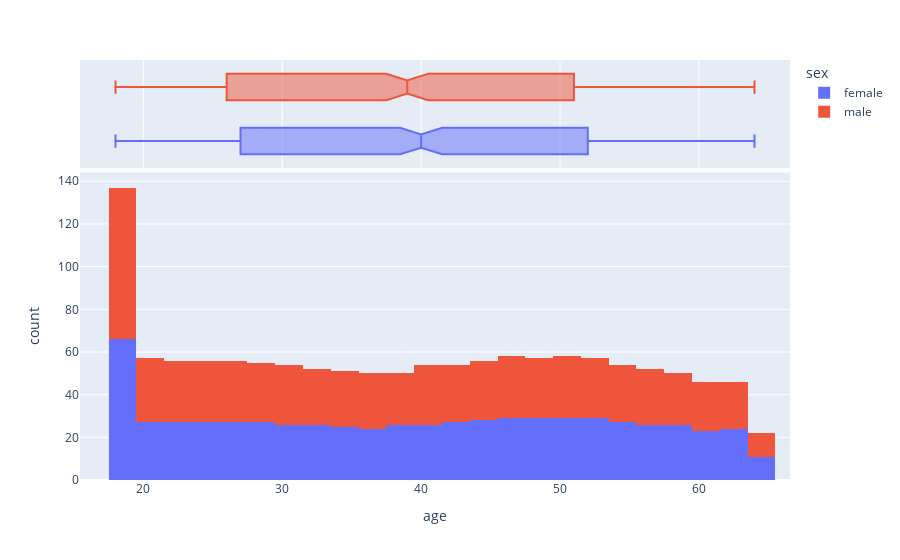

Notebook code for this chart:
### Markdown cell above
#  DATA  VISUALIZATION

### Code cell
fig = px.histogram(df,x = 'age' , nbins=40 ,color='sex' , marginal='box')

fig.show()

### Figure 1 — Plotly figure (JSON) as saved in the notebook; plotly's stock layout.template omitted (floating-point values rounded to 4 significant figures; data arrays with more than 128 entries replaced by an {"elided": "..."} marker saying what was removed)
{"data": [{"alignmentgroup": "True", "bingroup": "x", "hovertemplate": "sex=female<br>age=%{x}<br>count=%{y}<extra></extra>", "legendgroup": "female", "marker": {"color": "#636efa", "pattern": {"shape": ""}}, "name": "female", "nbinsx": 40, "offsetgroup": "female", "orientation": "v", "showlegend": true, "type": "histogram", "x": {"elided": "662 int values"}, "xaxis": "x", "yaxis": "y"}, {"alignmentgroup": "True", "hovertemplate": "sex=female<br>age=%{x}<extra></extra>", "legendgroup": "female", "marker": {"color": "#636efa"}, "name": "female", "notched": true, "offsetgroup": "female", "showlegend": false, "type": "box", "x": {"elided": "662 int values"}, "xaxis": "x2", "yaxis": "y2"}, {"alignmentgroup": "True", "bingroup": "x", "hovertemplate": "sex=male<br>age=%{x}<br>count=%{y}<extra></extra>", "legendgroup": "male", "marker": {"color": "#EF553B", "pattern": {"shape": ""}}, "name": "male", "nbinsx": 40, "offsetgroup": "male", "orientation": "v", "showlegend": true, "type": "histogram", "x": {"elided": "676 int values"}, "xaxis": "x", "yaxis": "y"}, {"alignmentgroup": "True", "hovertemplate": "sex=male<br>age=%{x}<extra></extra>", "legendgroup": "male", "marker": {"color": "#EF553B"}, "name": "male", "notched": true, "offsetgroup": "male", "showlegend": false, "type": "box", "x": {"elided": "676 int values"}, "xaxis": "x2", "yaxis": "y2"}], "layout": {"barmode": "relative", "legend": {"title": {"text": "sex"}, "tracegroupgap": 0}, "margin": {"t": 60}, "xaxis": {"anchor": "y", "domain": [0, 1], "title": {"text": "age"}}, "xaxis2": {"anchor": "y2", "domain": [0, 1], "matches": "x", "showgrid": true, "showticklabels": false}, "yaxis": {"anchor": "x", "domain": [0, 0.7326], "title": {"text": "count"}}, "yaxis2": {"anchor": "x2", "domain": [0.7426, 1], "matches": "y2", "showgrid": false, "showline": false, "showticklabels": false, "ticks": ""}}}
